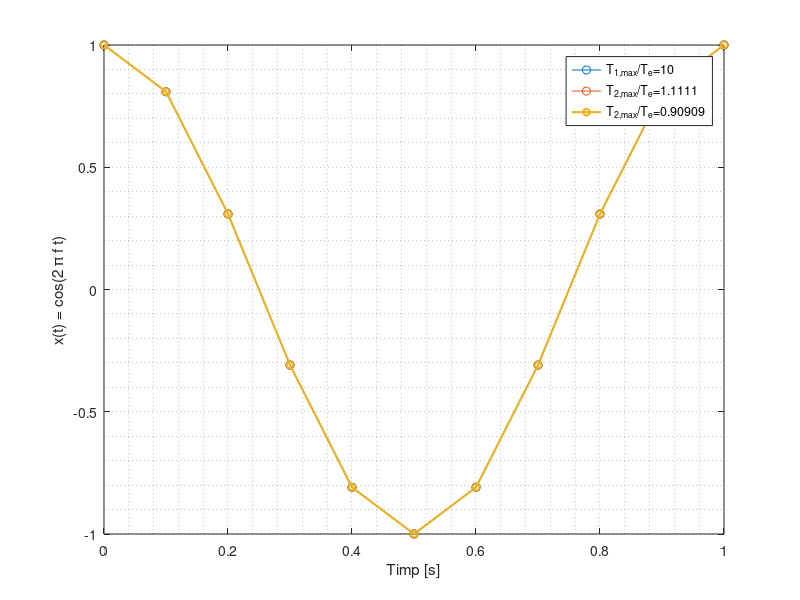

Write the MATLAB code that produced this figure.
% fie trei semnale de frecventa diferita
f1=1;f2=9;f3=11;
Te=0.1; % perioada de esantionare configurabila
t=0:Te:1;
x1=cos(2*pi*f1*t);
x2=cos(2*pi*f2*t);
x3=cos(2*pi*f3*t);
% se reprezinta grafic semnalele
plot(t,x1,'-o',t,x2,'-o',t,x3,'-o','linewidth',1.5,'markersize',5);shg;
legend(['T_{1,max}/T_e=',num2str(1/f1/Te)],...
	['T_{2,max}/T_e=',num2str(1/f2/Te)],...
	['T_{2,max}/T_e=',num2str(1/f3/Te)])
xlabel('Timp [s]')
ylabel('x(t) = cos(2 \pi f t)'), grid minor
